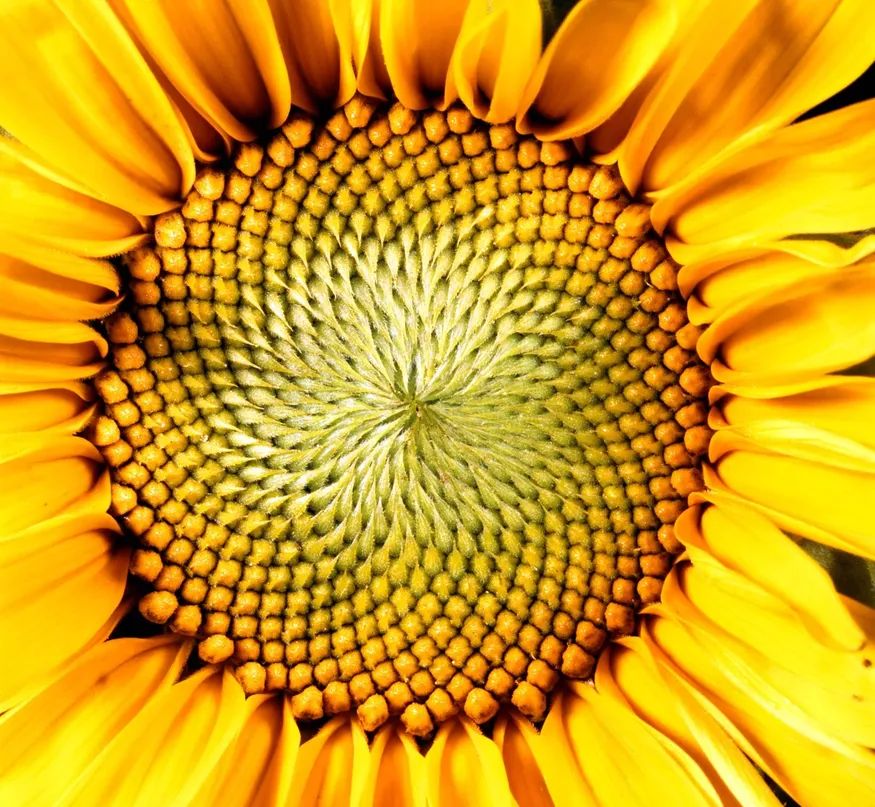
#> input picture assets/edge.webp, 875 x 807 px, shrunk from 1600 x 1476 before the run, found by its file name
$ python edge_detector.py   (older library calls are emulated)
#> lines starting #> are read from the running program, lines starting #| are printed output that depends on the picture
import cv2
import numpy as np
import matplotlib.pyplot as plt

image = cv2.imread('./assets/edge.webp')
#> image is the input picture: shape (807, 875, 3); mean B, G, R 20.4, 156.9, 211
igray = cv2.cvtColor(image, cv2.COLOR_BGR2GRAY)
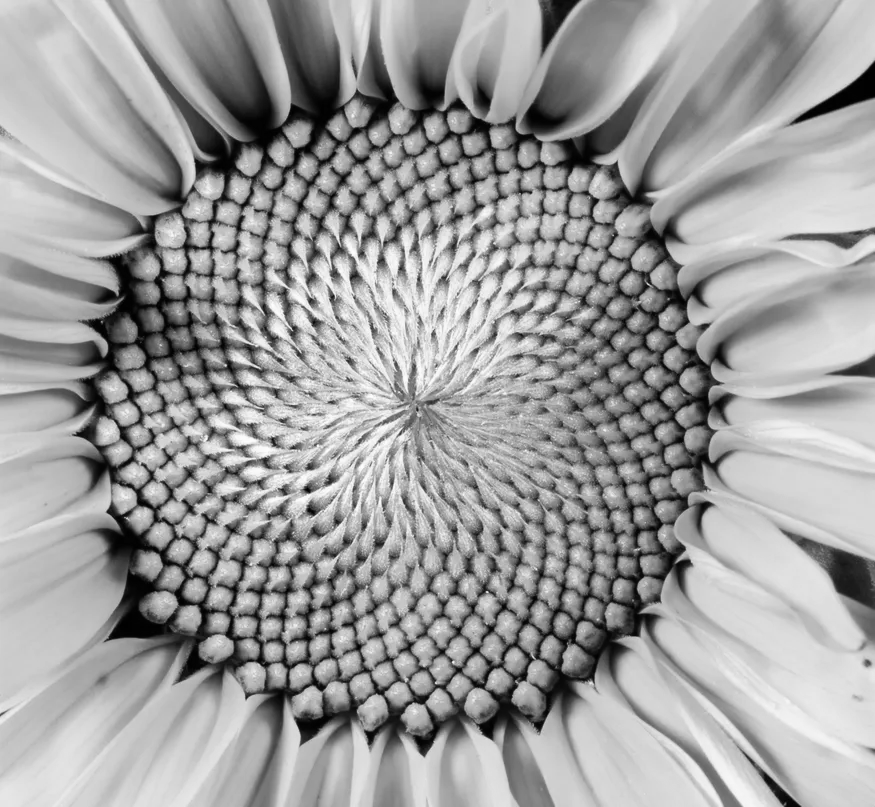
#> igray: shape (807, 875); min 0, max 254, mean 157.5

def showResult(nrow = None, ncol = None, res_stack = None):
    plt.figure(figsize=(12, 12))
    for i, (lbl, img) in enumerate(res_stack):
        plt.subplot(nrow, ncol, i + 1)
        plt.imshow(img, cmap='gray')
        plt.title(lbl)
        plt.axis('off')

    plt.show()

sobel_x = cv2.Sobel(igray, cv2.CV_32F, 1, 0, ksize=3)
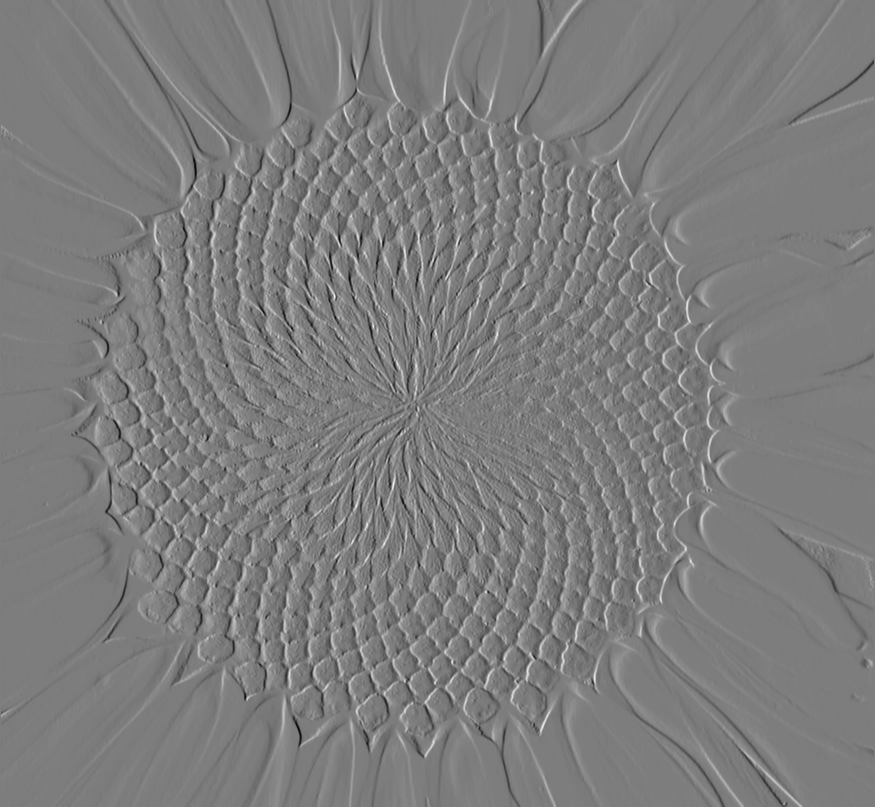
#> sobel_x: shape (807, 875) float32; min -748, max 773, mean -0.2; drawn with min black and max white
sobel_y = cv2.Sobel(igray, cv2.CV_32F, 0, 1, ksize=3)
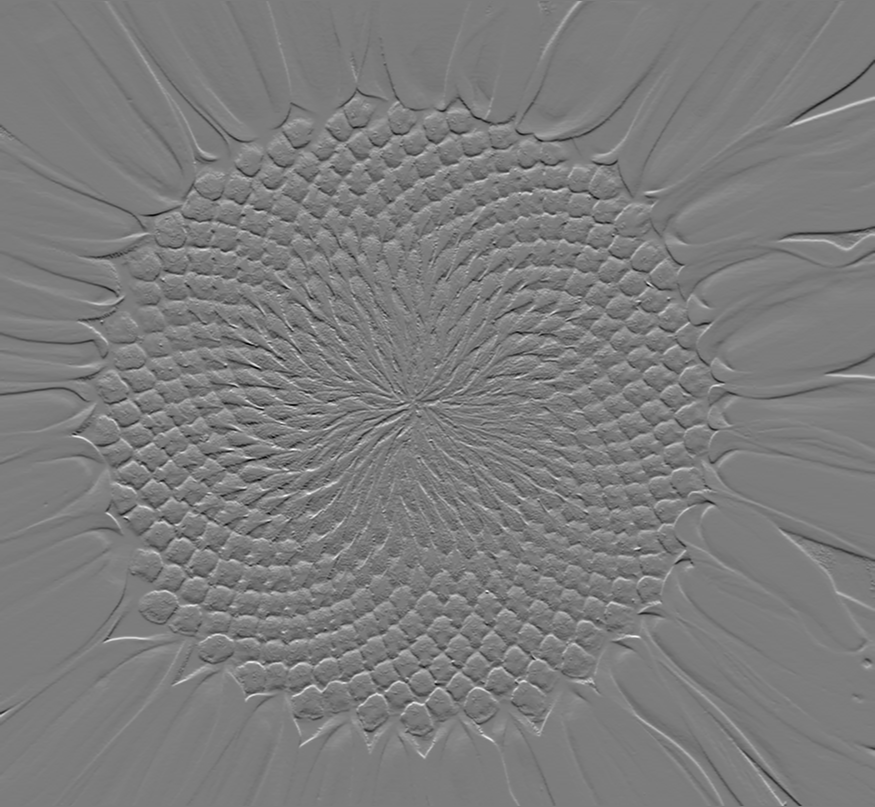
#> sobel_y: shape (807, 875) float32; min -722, max 757, mean 0.2; drawn with min black and max white

sobel_labels = ['sobel x', 'sobel y']
sobel_images = [sobel_x, sobel_y]

merged_sobel = np.sqrt(np.square(sobel_x) + np.square(sobel_y))
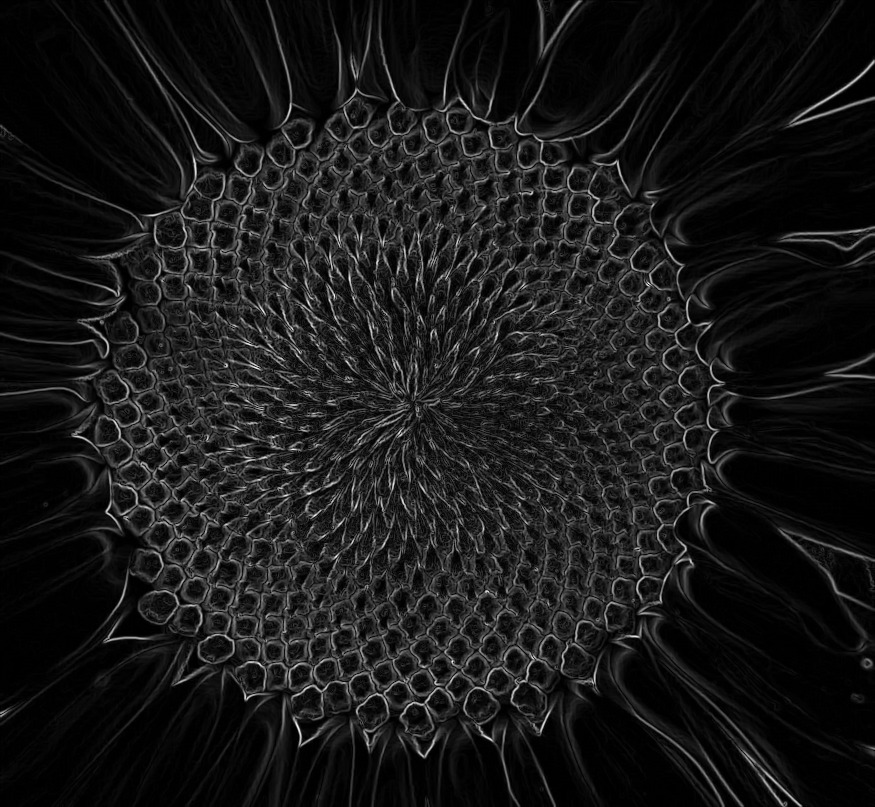
#> merged_sobel: shape (807, 875) float32; min 0, max 799.8, mean 77.5; drawn with min black and max white
merged_sobel *= 255 / merged_sobel.max()

showResult(1, 1, zip(['merged sobel'], [merged_sobel]))
